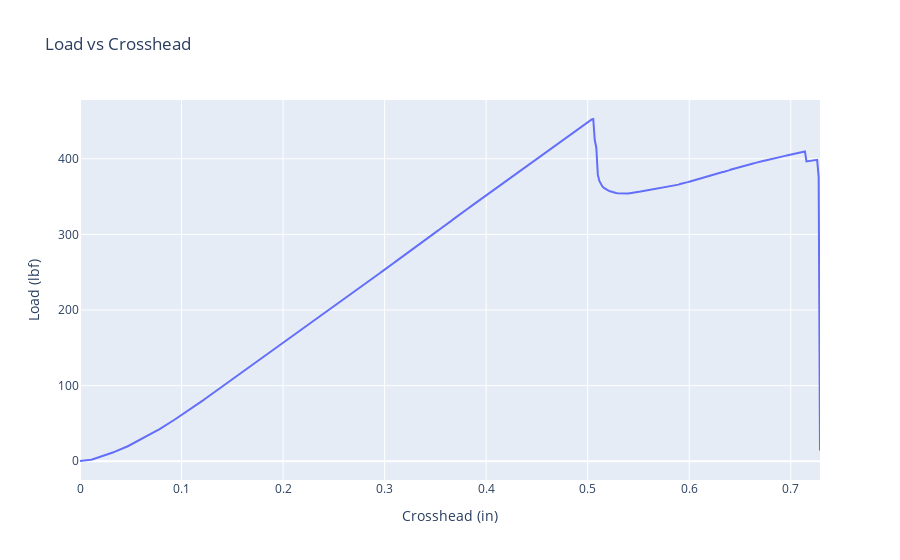

Notebook code for this chart:
### Markdown cell above
### Basic Force Displacement Plotting

### Code cell
#Specifying Directory of Test Data
cwd = os.getcwd()
pardir = os.path.dirname(os.path.dirname(cwd))
fp = os.path.join(pardir,'CouponData','TestingData','NA2TestData.txt')

load_df = pd.read_csv(fp,sep='\t',skiprows=7).rename(columns={'in': 'Crosshead (in)','lbf':'Load (lbf)','sec':'Time (sec)'})
load_df = load_df[load_df['Load (lbf)'] > 0.25].reset_index()
first_contact = load_df['Crosshead (in)'].iloc[0]
load_df['Crosshead (in)'] = load_df['Crosshead (in)'].apply(lambda x: x - first_contact)
fig = px.line(load_df, x='Crosshead (in)', y='Load (lbf)', title='Load vs Crosshead')

fig.update_xaxes(title_text='Crosshead (in)')
fig.update_yaxes(title_text='Load (lbf)')

fig.show()

### Figure 1 — Plotly figure (JSON) as saved in the notebook; plotly's stock layout.template omitted (floating-point values rounded to 4 significant figures; data arrays with more than 128 entries replaced by an {"elided": "..."} marker saying what was removed)
{"data": [{"hovertemplate": "Crosshead (in)=%{x}<br>Load (lbf)=%{y}<extra></extra>", "legendgroup": "", "line": {"color": "#636efa", "dash": "solid"}, "marker": {"symbol": "circle"}, "mode": "lines", "name": "", "orientation": "v", "showlegend": false, "type": "scatter", "x": {"elided": "487 float values"}, "xaxis": "x", "y": {"elided": "487 float values"}, "yaxis": "y"}], "layout": {"legend": {"tracegroupgap": 0}, "title": {"text": "Load vs Crosshead"}, "xaxis": {"anchor": "y", "domain": [0, 1], "title": {"text": "Crosshead (in)"}}, "yaxis": {"anchor": "x", "domain": [0, 1], "title": {"text": "Load (lbf)"}}}}
